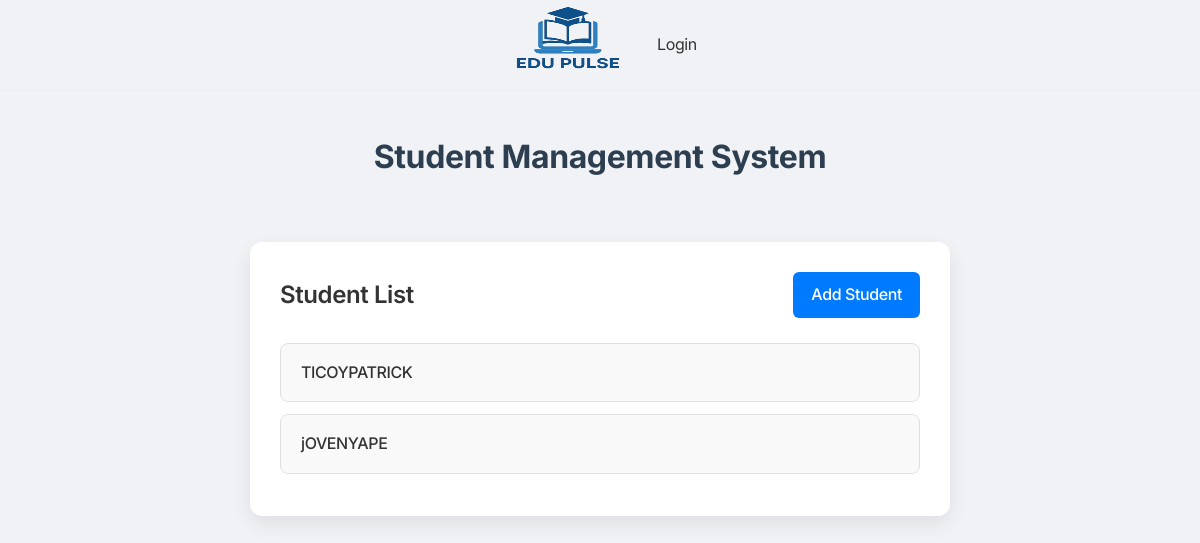
The page / on the database its author committed.
### app/models.py (models this page shows, shortened)
class Student(models.Model):
    first_name = models.CharField(max_length=100)
    last_name = models.CharField(max_length=100)
    student_id = models.IntegerField()
    section = models.CharField(max_length=100)
    age = models.IntegerField()
    email = models.EmailField()

### app/views.py (the view)
# urls.py: path('', StudentListView.as_view(), name='student_list'),
class StudentListView(ListView):
    model = Student
    template_name = 'app/student_list.html'

### app/templates/app/student_list.html (shortened to what this page needs)
{% extends 'app/base.html' %}
{% block content %}
<div class="student-container">
    <div class="student-header">
        <h2>Student List</h2>
        <a href="{% url 'student_create' %}" class="add-link">Add Student</a>
    </div>
    <ul class="list-group">
        {% for student in object_list %}
            <li class="list-group-item">
                <a href="{% url 'student_detail' student.pk %}">{{ student.last_name }}{{ student.first_name }}</a>
            </li>
        {% empty %}
            <li class="list-group-item">No students available.</li>
        {% endfor %}
    </ul>
</div>
{% endblock %}

### static/css/navbar.css (style rules this page uses)
* { margin: 0; padding: 0; box-sizing: border-box; font-family: "Inter", sans-serif; }
:root { --dark-grey: #333333; --medium-grey: #636363; --light-grey: #eeeeee; --ash: #f4f4f4; --primary-color: #2b72fb; --white: white; --border: 1px solid var(--light-grey); --shadow: rgba(0, 0, 0, 0.05) 0px 6px 24px 0px, rgba(0, 0, 0, 0.08) 0px 0px 0px 1px; }
body { font-family: inherit; background-color: var(--white); color: var(--dark-grey); letter-spacing: -0.4px; }
ul { list-style: none; }
a { text-decoration: none; color: inherit; }

### app/templates/app/base.html (style rules this page uses)
* { margin: 0; padding: 0; box-sizing: border-box; }
body { font-family: 'Segoe UI', Tahoma, Geneva, Verdana, sans-serif; background-color: #f5f6fa; color: #333; line-height: 1.6; }

### app/templates/app/student_list.html (style rules this page uses)
body { font-family: 'Segoe UI', Tahoma, Geneva, Verdana, sans-serif; background-color: #f0f2f5; margin: 0; padding: 0; }
.student-container { max-width: 700px; margin: 60px auto; padding: 30px; background-color: #ffffff; border-radius: 12px; box-shadow: 0 8px 20px rgba(0, 0, 0, 0.08); }
.student-header { display: flex; justify-content: space-between; align-items: center; margin-bottom: 25px; }
.student-header h2 { font-size: 24px; font-weight: 600; margin: 0; color: #333; }
.add-link { background-color: #007bff; color: #fff; padding: 10px 18px; border-radius: 6px; text-decoration: none; font-weight: 500; transition: background-color 0.3s ease; }
.list-group { list-style: none; padding: 0; margin: 0; }
.list-group-item { background-color: #f9f9f9; border: 1px solid #e0e0e0; padding: 16px 20px; border-radius: 8px; margin-bottom: 12px; transition: transform 0.2s ease, box-shadow 0.2s ease; }
.list-group-item a { color: #333; font-size: 16px; font-weight: 500; text-decoration: none; }

### rows shown on the page
Student: last_name "TICOY", first_name "PATRICK"
Student: last_name "jOVEN", first_name "YAPE"
